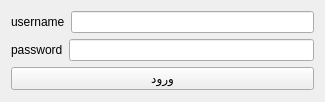
<?xml version="1.0" encoding="UTF-8"?>
<ui version="4.0">
 <class>Main_Widget</class>
 <widget class="QWidget" name="Main_Widget">
  <property name="geometry">
   <rect>
    <x>0</x>
    <y>0</y>
    <width>325</width>
    <height>102</height>
   </rect>
  </property>
  <property name="windowTitle">
   <string>Form</string>
  </property>
  <layout class="QVBoxLayout" name="verticalLayout">
   <item>
    <layout class="QHBoxLayout" name="horizontalLayout">
     <item>
      <widget class="QLabel" name="username_label">
       <property name="text">
        <string>username</string>
       </property>
      </widget>
     </item>
     <item>
      <widget class="QLineEdit" name="username_line"/>
     </item>
    </layout>
   </item>
   <item>
    <layout class="QHBoxLayout" name="horizontalLayout_2">
     <item>
      <widget class="QLabel" name="password_label">
       <property name="text">
        <string>password</string>
       </property>
      </widget>
     </item>
     <item>
      <widget class="QLineEdit" name="password_line"/>
     </item>
    </layout>
   </item>
   <item>
    <widget class="QPushButton" name="enter_butt">
     <property name="text">
      <string>ورود</string>
     </property>
    </widget>
   </item>
  </layout>
 </widget>
 <resources/>
 <connections/>
</ui>
